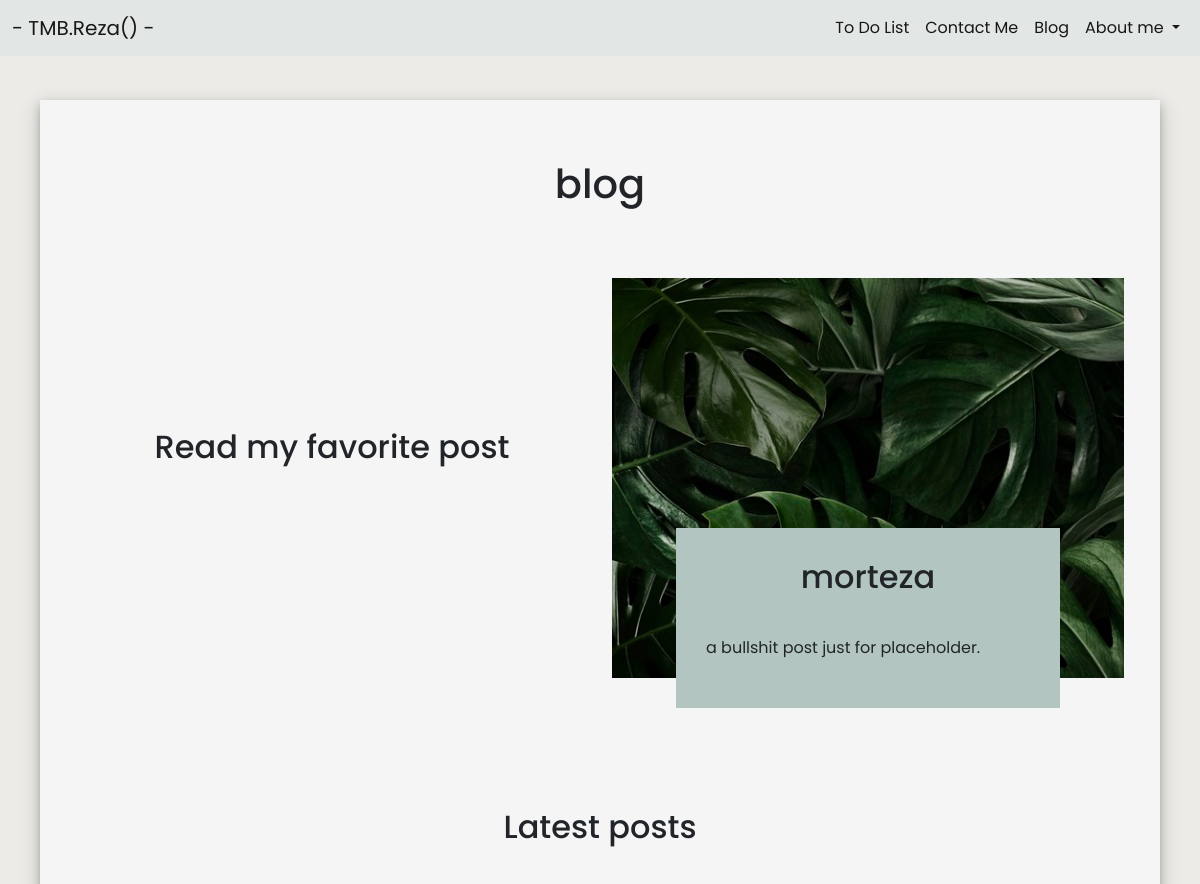
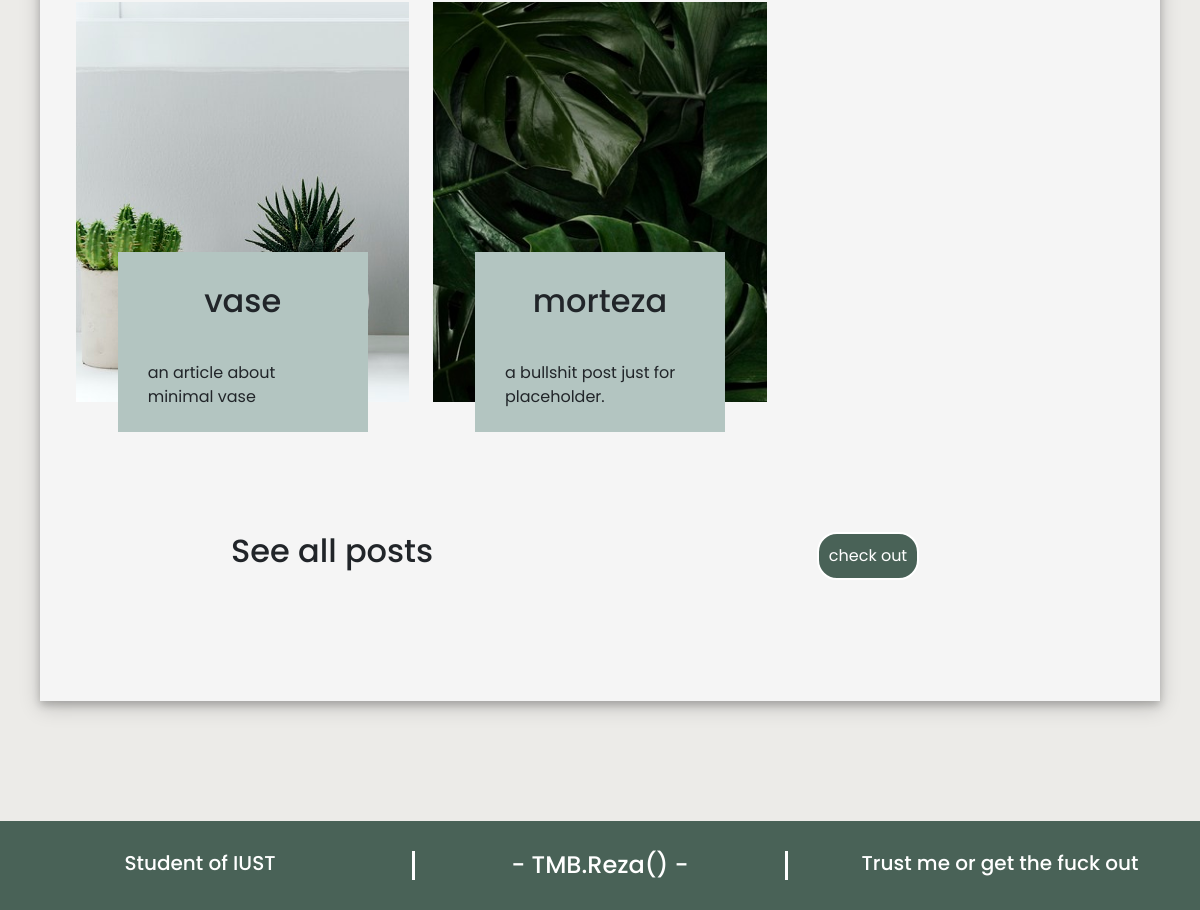
Screenshot of /blog/ with the database file from the repository (2 pictures, top to bottom).
### blog/models.py (models this page shows, shortened)
class blogposts(models.Model):
    title = models.CharField(max_length=200)
    content = models.TextField()
    summary = models.TextField(blank=True , null=True)
    date = models.DateField(auto_now=True)
    isfav = models.BooleanField(blank=True , null=True)
    image = models.ImageField(upload_to = '%Y/%m/%d' , null=True,blank=True)

### blog/views.py (the view)
# urls.py: path('' , bloglandpage , name="blogHomePage"),
def bloglandpage(request):
    querys = blogposts.objects.all()
    num = querys.count()
    if num >= 3:
        posts = reversed(querys.order_by('date')[num-3 : num])
    else:
        posts = reversed(querys)
    fav = blogposts.objects.get(isfav = True)
    arg = {'posts' : posts , 'fav' : fav }
    return render(request , "blog/landingpage.html" , arg)

### blog/templates/blog/landingpage.html (shortened to what this page needs)
{% extends 'base.html' %}
{% block content %}
<div class="container-fluid maincard">
    <div class="innercard">
        <div class="container-fluid secondmain" >
            <div class="row">
                <div class="container">
                    <div class="row">
                        <h1 style="text-align: center; margin-bottom: 70px;">blog</h1>
                    </div>
                </div>
            </div>
        </div>
        <div class="container-fluid secondmain" >
            <div class="row">
                <div class="container">
                    <div class="row">
                        <div class="col-sm-6" style="margin-bottom: 100px;">
                            <h2 class="headerfav" >Read my favorite post</h2>
                        </div>
                        <div class="col-sm-6" style="margin-bottom: 100px;">
                            <a href="{% url 'detail' fav.id %}">
                            <div id="hovereffect">
                                <div class="blogpostcard" style="background-image: url('{{ fav.image.url }}');" id="blogpostcard"  >
                                </div>
                            </div>
                            <div class="posttitlecard">
                                <div class="posttitle">
                                    <h2>{{ fav.title }}</h2>
                                    <p>{{ fav.summary }}</p>
                                </div>
                            </div>
                            </a>
                        </div>
                    </div>
                </div>
            </div>
        </div>
        <div class="container-fluid secondmain" >
            <div class="row">
                <div class="container">
                    <div class="row">
                        <h2>Latest posts</h2>
                    </div>
                </div>
            </div>
        </div>
        <div class="container-fluid secondmain" >
            <div class="row">
                <div class="container">
                    <div class="row">
                        {% for post in posts %}
                            <div class="col-sm-4" style="margin-bottom: 100px;">
                                <a href="{% url 'detail' post.id %}">
                                <div id="hovereffect">
                                    <div class="blogpostcard" style="background-image: url('{{ post.image.url }}');" id="blogpostcard"  >
                                    </div>
                                </div>
                                <div class="posttitlecard">
                                    <div class="posttitle">
                                        <h2>{{ post.title }}</h2>
                                        <p>{{ post.summary }}</p>
                                    </div>
                                </div>
                                </a>
                            </div>
                        {% endfor %}
                    </div>
                </div>
            </div>
        </div>
        <div class="container-fluid secondmain" >
            <div class="row">
                <div class="container">
                    <div class="row">
                        <div class="col-sm">
                            <h2 style="text-align: center; margin-bottom: 30px;">See all posts</h2>
                        </div>
                        <div class="col-sm">
                            <a class="allpostsbtn" href="{% url 'allposts' %}">check out</a>
                        </div>
                    </div>
                </div>
            </div>
        </div>
    </div>
</div>
{% endblock %}

### blog/templates/blog/landingpage.html (style rules this page uses)
@media (min-width: 992px) { .headerfav { padding-top: 150px; } }
.headerfav { text-align: center; }
.maincard { background-color: #ECEBE8; padding-left: 40px; padding-right: 40px; padding-top: 100px; padding-bottom: 120px; }
.maincard a { text-decoration: none; color: #212529; }
.innercard { background-color: #F5F5F5; box-shadow: 0 4px 8px 0 rgba(0, 0, 0, 0.2), 0 6px 20px 0 rgba(0, 0, 0, 0.19); margin: auto; padding-top: 60px; padding-bottom: 100px; }
.innercard h2 { text-align: center; margin-bottom: 40px; }
* { font-family: 'poppins'; }
.blogpostcard { height:400px; background-size: cover; background-repeat: no-repeat; width: 100%; padding: 75px; }
.posttitlecard { background-color: #b3c5c1; width: 75%; height: 180px; margin: auto; margin-top: -150px; position: relative; transition: all 0.75s ease; -webkit-transition: all 0.5s ease; -moz-transition: all 0.5s ease; -ms-transition: all 0.5s ease; -o-transition: all 0.5 ease; }
.posttitle { text-align: center; padding: 30px; }
.posttitle p { text-align: left; }
.allpostsbtn { margin: auto; display: table; text-decoration: none; background-color: #496257; color: white !important; border-style: solid; border-color: white; border-width: 2px; padding: 10px; border-radius: 20px; transition: all 0.75s ease; -webkit-transition: all 0.5s ease; -moz-transition: all 0.5s ease; -ms-transition: all 0.5s ease; -o-transition: all 0.5 ease; }

### me/templates/base.html (style rules this page uses)
.row { margin-right: 0 !important; margin-left: 0 !important; }

### rows the page displays
blogposts: image (picture), title "morteza", summary "a bullshit post just for placeholder."
blogposts: image (picture), title "vase", summary "an article about minimal vase"
